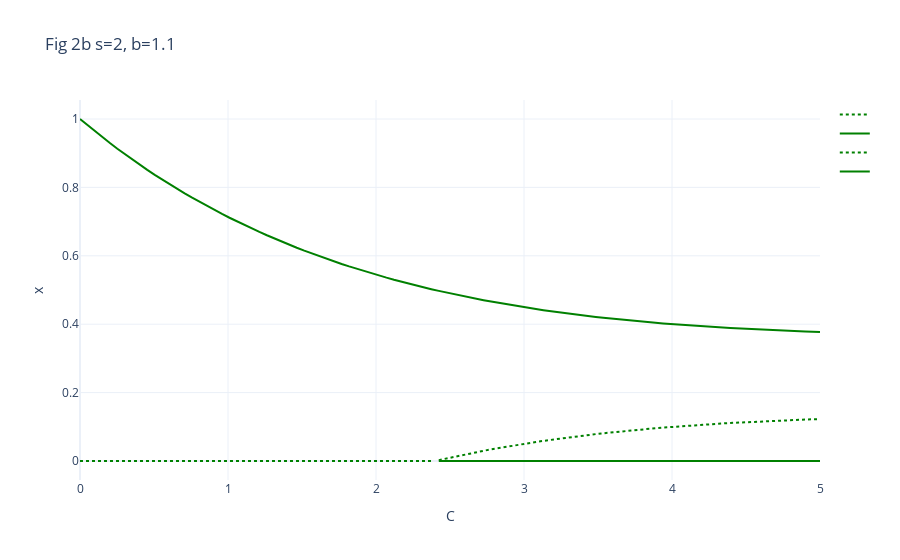

Source (notebook cell):
### Code cell
s_par = 2
b_par = 1.1
params = {s:s_par, b:b_par, ro:1}
an_sols = solve(dxdt.subs(params), x)
cs = []
xs =[]
sols_by_c = {}

fig = go.Figure()

cs = list(np.linspace(0,5,100))
for an_sol in an_sols:
    df = pd.DataFrame({"c":cs})    
    df['x'] = [float(an_sol.subs({C:c} | params)) for c in df.c]
    df = df[df.x >= 0]
    if df.empty: continue
    for cont_subsegment in get_attr_rep(df.c, df.x, cur_params):
        fig.add_trace(go.Scatter(x=[c for (c,_,_) in cont_subsegment],
                                 y=[x for (_,x,_) in cont_subsegment],
                                 mode="lines",
                                 name = "",
                                 line={"color":"green"}|get_line_mode(cont_subsegment)))
fig.update_layout(title=f"Fig 2b s={s_par}, b={b_par}", template="plotly_white")
fig.update_layout(xaxis={"title": "C"}, yaxis={"title": "x"})
